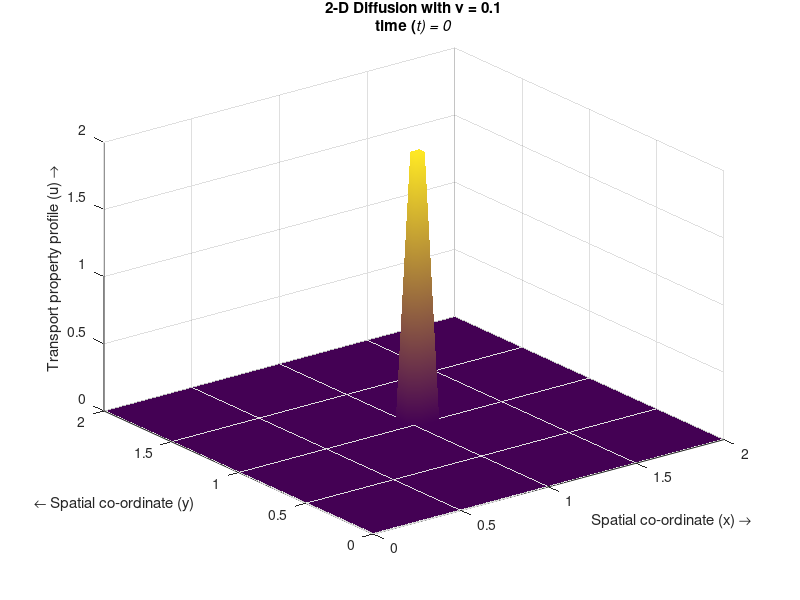

Write MATLAB code to recreate this figure. (Note: this script raises an error after producing the figure.)


% Simulating the 2-D Diffusion equation by the Finite Difference
...Method 
% Numerical scheme used is a first order upwind in time and a second
...order central difference in space (Implicit and Explicit)

%%
%Specifying parameters
nx=40;                           %Number of steps in space(x)
ny=50;                           %Number of steps in space(y)       
nt=300;                           %Number of time steps 
dt=0.01;                         %Width of each time step
dx=2/(nx-1);                     %Width of space step(x)
dy=2/(ny-1);                     %Width of space step(y)
x=0:dx:2;                        %Range of x(0,2) and specifying the grid points
y=0:dy:2;                        %Range of y(0,2) and specifying the grid points
u=zeros(nx,ny);                  %Preallocating u
un=zeros(nx,ny);                 %Preallocating un
vis=0.1;                         %Diffusion coefficient/viscocity
UW=0;                            %x=0 Dirichlet B.C 
UE=0;                            %x=L Dirichlet B.C 
US=0;                            %y=0 Dirichlet B.C 
UN=0;                            %y=L Dirichlet B.C 
UnW=0;                           %x=0 Neumann B.C (du/dn=UnW)
UnE=0;                           %x=L Neumann B.C (du/dn=UnE)
UnS=0;                           %y=0 Neumann B.C (du/dn=UnS)
UnN=0;                           %y=L Neumann B.C (du/dn=UnN)

%%
%Initial Conditions
for i=1:nx
    for j=1:ny
        if ((1<=y(j))&&(y(j)<=1.1)&&(1<=x(i))&&(x(i)<=1.1))
            u(i,j)=2;
        else
            u(i,j)=0;
        end
    end
end

%%
%B.C vector
bc=zeros(nx-2,ny-2);
%bc(1,:)=UW/dx^2; bc(nx-2,:)=UE/dx^2;  %Dirichlet B.Cs
%bc(:,1)=US/dy^2; bc(:,ny-2)=UN/dy^2;  %Dirichlet B.Cs
bc(1,:)=-UnW/dx; bc(nx-2,:)=UnE/dx;  %Neumann B.Cs
bc(:,1)=-UnS/dy; bc(:,nx-2)=UnN/dy;  %Neumann B.Cs
%B.Cs at the corners:
bc(1,1)=UW/dx^2+US/dy^2; bc(nx-2,1)=UE/dx^2+US/dy^2;
bc(1,ny-2)=UW/dx^2+UN/dy^2; bc(nx-2,ny-2)=UE/dx^2+UN/dy^2;
bc=vis*dt*bc;

%Calculating the coefficient matrix for the implicit scheme
Ex=sparse(2:nx-2,1:nx-3,1,nx-2,nx-2);
%Ax=Ex+Ex'-2*speye(nx-2);        %Dirichlet B.Cs
Ax(1,1)=-1; Ax(nx-2,nx-2)=-1;  %Neumann B.Cs
Ey=sparse(2:ny-2,1:ny-3,1,ny-2,ny-2);
%Ay=Ey+Ey'-2*speye(ny-2);        %Dirichlet B.Cs
Ay(1,1)=-1; Ay(ny-2,ny-2)=-1;  %Neumann B.Cs
A=kron(Ay/dy^2,speye(nx-2))+kron(speye(ny-2),Ax/dx^2);
D=speye((nx-2)*(ny-2))-vis*dt*A;

%%
%Calculating the field variable for each time step
i=2:nx-1;
j=2:ny-1;
for it=0:nt
    un=u;
    h=surf(x,y,u','EdgeColor','none');       %plotting the field variable
    shading interp
    axis ([0 2 0 2 0 2])
    title({['2-D Diffusion with {\nu} = ',num2str(vis)];['time (\itt) = ',num2str(it*dt)]})
    xlabel('Spatial co-ordinate (x) \rightarrow')
    ylabel('{\leftarrow} Spatial co-ordinate (y)')
    zlabel('Transport property profile (u) \rightarrow')
    drawnow; 
    refreshdata(h)
    %Uncomment as necessary
    %Implicit method:
    U=un;U(1,:)=[];U(end,:)=[];U(:,1)=[];U(:,end)=[];
    U=reshape(U+bc,[],1);
    U=D\U;
    U=reshape(U,nx-2,ny-2);
    u(2:nx-1,2:ny-1)=U;
    %Boundary conditions
    %Dirichlet:
    %u(1,:)=UW;
    %u(nx,:)=UE;
    %u(:,1)=US;
    %u(:,ny)=UN;
    %Neumann:
    u(1,:)=u(2,:)-UnW*dx;
    u(nx,:)=u(nx-1,:)+UnE*dx;
    u(:,1)=u(:,2)-UnS*dy;
    u(:,ny)=u(:,ny-1)+UnN*dy;
    %}
    %Explicit method:
    %{
    u(i,j)=un(i,j)+(vis*dt*(un(i+1,j)-2*un(i,j)+un(i-1,j))/(dx*dx))+(vis*dt*(un(i,j+1)-2*un(i,j)+un(i,j-1))/(dy*dy));
    %Boundary conditions
    %Dirichlet:
    u(1,:)=UW;
    u(nx,:)=UE;
    u(:,1)=US;
    u(:,ny)=UN;
    %Neumann:
    %u(1,:)=u(2,:)-UnW*dx;
    %u(nx,:)=u(nx-1,:)+UnE*dx;
    %u(:,1)=u(:,2)-UnS*dy;
    %u(:,ny)=u(:,ny-1)+UnN*dy;
    %}
end


